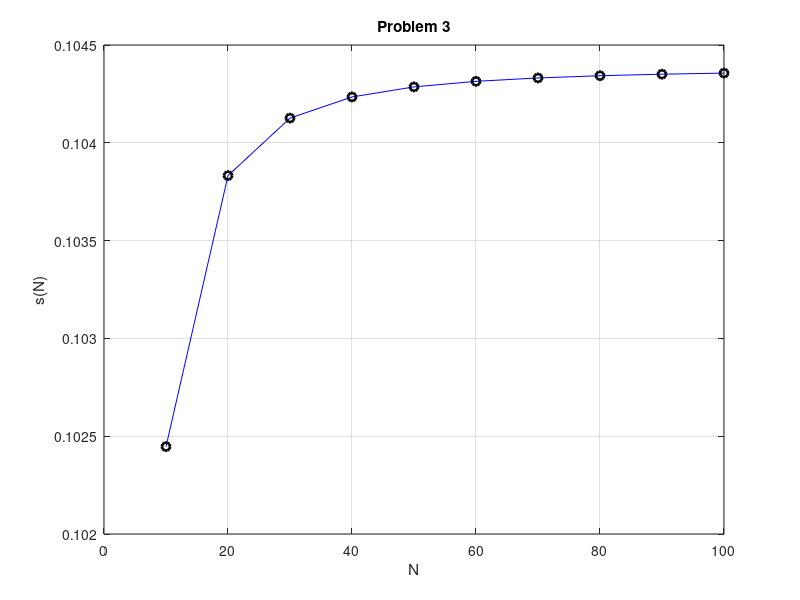

This chart was generated by the following MATLAB code:
clc;
clear all;
close all;
disp('Problem 3:');

N = 2:2:100;
N1 = 10:10:100;
func = 1./(N.^3+N.^2);
sN=zeros(1,10);
for i = 1:10
sN(i)=sum(func(1:i*5));
end
figure(3)
plot(N1,sN,'b-',N1,sN,'ko','linewidth',2);
grid on
title('Problem 3');
xlabel('N');
ylabel('s(N)');